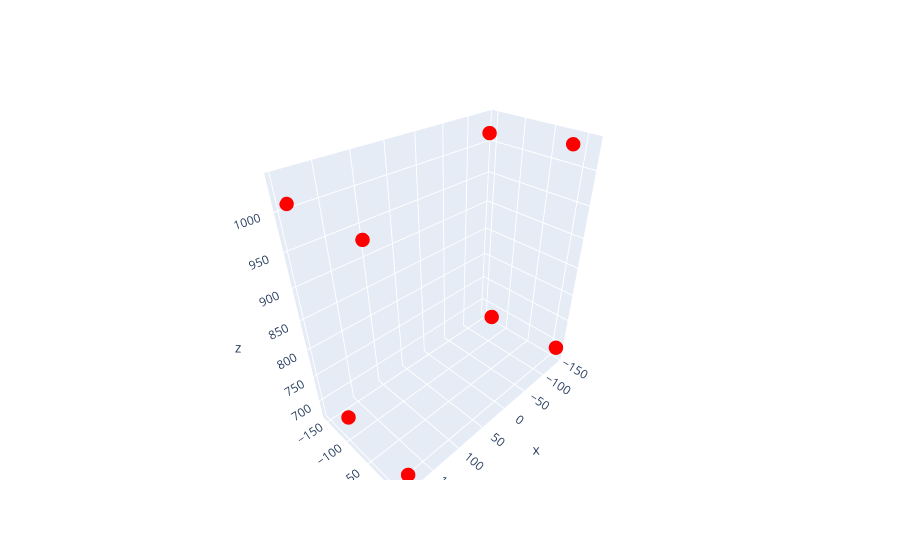

Write notebook code for a chart like this one.
### Code cell
plot3d_frame_(view_ds_triangulated.position.values.squeeze().transpose(1, 0))

### Figure 1 — Plotly figure (JSON) as saved in the notebook; plotly's stock layout.template omitted (floating-point values rounded to 4 significant figures)
{"data": [{"marker": {"color": "red", "size": 5}, "mode": "markers", "type": "scatter3d", "x": [-137.5, 186.2, 194.4, -130.4, -140.9, 182.8, 191.2, -131.2], "y": [14.43, 12.59, -11.92, -7.98, -128.6, -126.4, -156.1, -147.5], "z": [696.8, 686.5, 1021.0, 1033.0, 679.7, 675.0, 1008.0, 1018.0]}], "layout": {}}
